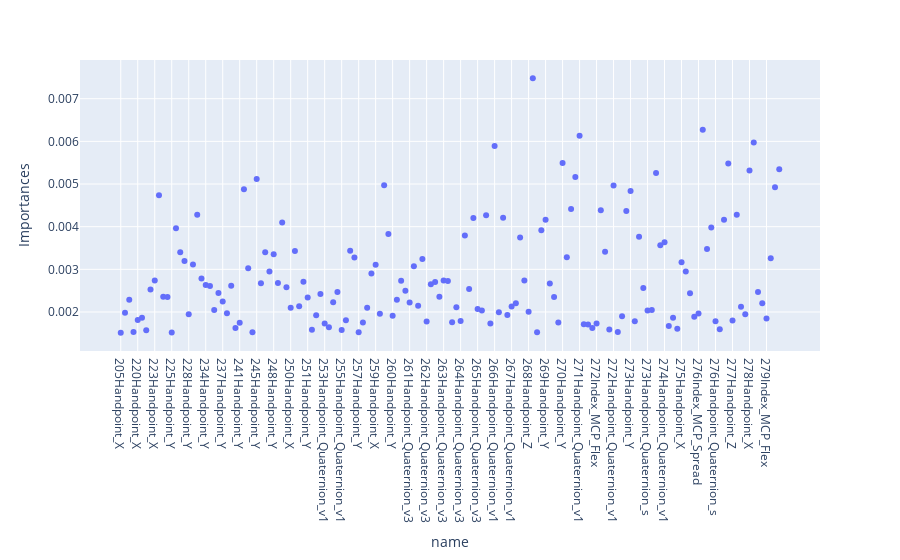

Write notebook code for a chart like this one.
### Markdown cell above
Ab hier optionaler Code

### Code cell
with open('config_naming.yaml', 'r') as file:
    config_naming = yaml.safe_load(file)
featurenames = config_naming['X_names']


px.scatter(clf.feature_importances_)
FImportances = pd.DataFrame(clf.feature_importances_, columns=['Importances'])
FImportances['time'] = np.repeat(np.arange(0,280), 27)
FImportances['featurename'] = 280*list(featurenames)
FImportances['name'] = FImportances['time'].astype(str) + FImportances['featurename']
Important = FImportances.loc[FImportances['Importances'] > 0.0015]

px.scatter(Important, x = 'name', y = 'Importances')

### Figure 1 — Plotly figure (JSON) as saved in the notebook; plotly's stock layout.template omitted (floating-point values rounded to 4 significant figures; data arrays with more than 128 entries replaced by an {"elided": "..."} marker saying what was removed)
{"data": [{"hovertemplate": "name=%{x}<br>Importances=%{y}<extra></extra>", "legendgroup": "", "marker": {"color": "#636efa", "symbol": "circle"}, "mode": "markers", "name": "", "orientation": "v", "showlegend": false, "type": "scatter", "x": {"elided": "156 str values"}, "xaxis": "x", "y": {"elided": "156 float values"}, "yaxis": "y"}], "layout": {"legend": {"tracegroupgap": 0}, "margin": {"t": 60}, "xaxis": {"anchor": "y", "domain": [0, 1], "title": {"text": "name"}}, "yaxis": {"anchor": "x", "domain": [0, 1], "title": {"text": "Importances"}}}}
